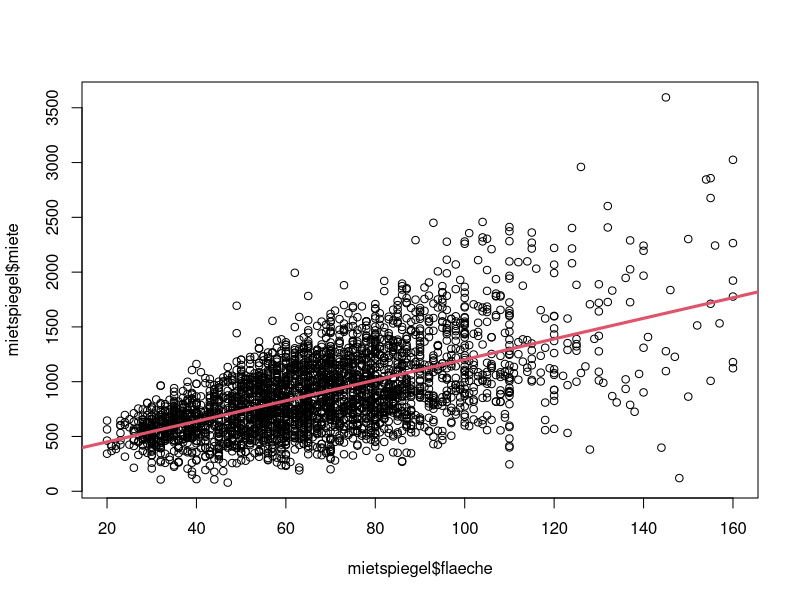

This chart was generated by the following R code: (Note: this script raises an error after producing the figure.)
library(readr)
mietspiegel = read.csv("mietspiegel99.csv", sep=",")
mietspiegel[mietspiegel$flaeche==100, "miete"]

#Statitisches Modell 
# EW[miete]; = beta_o + beta_1*flaeche;
# EW[y]; = beta_o + beta_1*x;

#Stochastischer Teil
# miete ~N(mue_i,sigma^2) unabhaengig
# beta_dach = (beta_dach_0,beta_dach_1)^T beta_dacht = (X^T X)^-1*X^T*y
# Designmatrix X = (1 flaeche_1, 1 flaeche_2, ..., 1 flaeche_3032)
X = cbind(1, mietspiegel$flaeche)
X[1:5,]

y = mietspiegel$miete

beta.hat = solve(t(X) %*% X) %*% t(X) %*% y

plot(mietspiegel$flaeche, mietspiegel$miete)
abline(beta.hat, lwd=3, col=2)

#R Funktion fuer das selbe
# lm(formula, data)
# formular = y ~ 1 + x
# y = Zielgroesse
# 1 = konstanter Term
# data = datensatz

miete.lm1 = lm(miete~1+flaeche, mietspiegel)

# Solve ist schneller
system.time(for (i in 1:1000) solve(t(X) %*% X) %*% t(X) %*% y)
system.time(for (i in 1:1000) lm(miete~1+flaeche, mietspiegel))

# Residuen

e = y - x %*% beta.hat
e1 = residuals(miete.lm1)

cbind(e,e1)

# Darstellung der Residuen
# y-Achse Residuen
# x-Achse:  1, beobachtete Miete
plot(mietspiegel$miete, e)

#           2, flaeche
plot(mietspiegel$flaeche, e)

#           3, vorhergesaget Miete
plot(predict(miete.lm1), e)

plot(miete.lm1,which = 1)

# Einbeziehung der Lage
miete.lm2 = lm(miete~1+flaeche+lage, mietspiegel)
plot(miete~flaeche, mietspiegel)
points(mietspiegel$flaeche, predict(miete.lm2), col=mietspiegel$lage, pch=16)

#Bloedsinn -> EW[Miete] = beta_o + beta_1*flaeche + beta_2*lage;
# Verschiebt einfach die Punkte um die Lage nach oben 
# -> Lage ist qualitativ(faktor) aber im Datensatz numerisch

#Faktor
miete.lm3 = lm("miete~1+flaeche+as.factor(lage)", mietspiegel)
plot(miete~flaeche, mietspiegel)
points(mietspiegel$flaeche, predict(miete.lm3), col=mietspiegel$lage, pch=16)

x3 = model.matrix(miete.lm3)
x3[1:20,]

# Einbeziehung der Wechselwirkung
miete.lm4 = lm("miete~1+flaeche+as.factor(lage)+flaeche:as.factor(lage)", mietspiegel)
plot(miete~flaeche, mietspiegel)
points(mietspiegel$flaeche, predict(miete.lm4), col=mietspiegel$lage, pch=16)


x4 = model.matrix(miete.lm4)
x4[1:20,]

beta.hat4 = coef(miete.lm4)
abline(beta.hat4[1], beta.hat4[2], lwd=3)
abline(beta.hat4[1]+beta.hat4[3], beta.hat4[2]+beta.hat4[5], lwd=3, col=2)

plot(miete.lm4, which = 1)

plot(miete~bjahr, mietspiegel)

# EW[Miete] = EW[Miete] = beta_o + beta_1*bjahr;
miete.lm5 = lm("miete~1+bjahr", mietspiegel)
plot(miete.lm5, which = 1)

# EW[Miete] = EW[Miete] = beta_o + beta_1*bjahr+ beta_2*bjahr^2;
# linear in den Parametern -> lineares Modell
# aber! nichtlinearer Zusammenhang
miete.lm6 = lm("miete~1+bjahr+bjahr^2", mietspiegel)
plot(miete.lm6, which = 1)

# 1+bjahr+bjahr:bjahr -> sinnlos
coef(miete.lm5)
coef(miete.lm6)

#
miete.lm7 = lm("miete~1+bjahr+I(bjahr^2)", mietspiegel)
plot(miete.lm7, which = 1)


